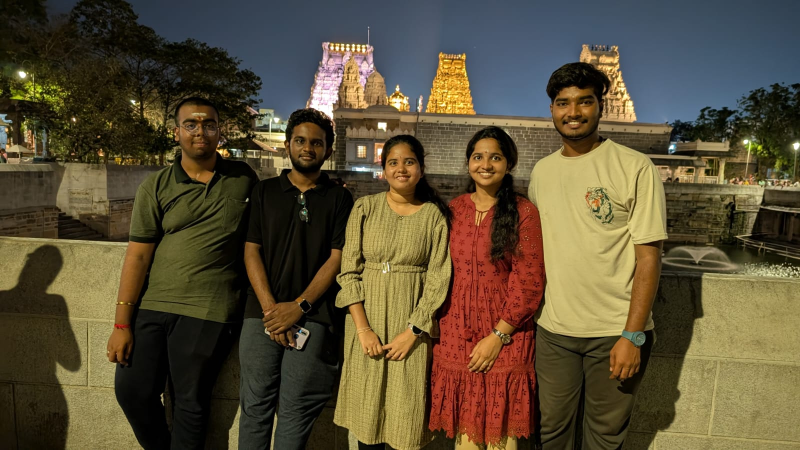
#> input picture coding/PYTHON/JUST LEARNING THINGS/your_image.jpg, 1600 x 900 px (shown at 1/2 size)
$ python gib.py
#> lines starting #> are read from the running program, lines starting #| are printed output that depends on the picture
import requests
from PIL import Image, ImageFilter
import io
import os


def apply_style(image_path, api_key):
    """Apply style transfer using the DeepAI API."""
#> (the call stopped at in apply_style, `response = requests.post(api_url, files={'image': image_data}, headers..`: requests is not available in this run)
    api_url = 'https://api.deepai.org/api/fast-style-transfer'

    if not os.path.exists(image_path):
        print(f"Error: The file '{image_path}' does not exist.")
        return None

    try:
        with open(image_path, 'rb') as image_file:
            image_data = image_file.read()

        headers = {'api-key': api_key}
        response = requests.post(api_url, files={'image': image_data}, headers=headers)

        if response.status_code == 200:
            result_url = response.json().get('output_url')
            if result_url:
                response = requests.get(result_url)
                img = Image.open(io.BytesIO(response.content))
                img.show()
                return img
            else:
                print("Error: No output URL received from API.")
        else:
            print(f"Error {response.status_code}: {response.text}")
    except Exception as e:
        print(f"Error in style transformation: {e}")
    return None


def apply_pixel_art(image_path):
    """Apply a pixel art effect to the image."""
#> called with image_path = 'your_image.jpg'
    try:
        image = Image.open(image_path)
#> image is the input picture: PIL image 1600x900 RGB; mean R, G, B 90.8, 78.8, 54.1
        scale_factor = 10

        if image.width < scale_factor or image.height < scale_factor:
            print("Warning: Image is too small for effective pixelation.")
            return image

        image = image.resize((image.width // scale_factor, image.height // scale_factor), Image.NEAREST)
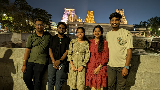
#> image: PIL image 160x90 RGB; mean R, G, B 90.7, 78.7, 53.8
        image = image.resize((image.width * scale_factor, image.height * scale_factor), Image.NEAREST)
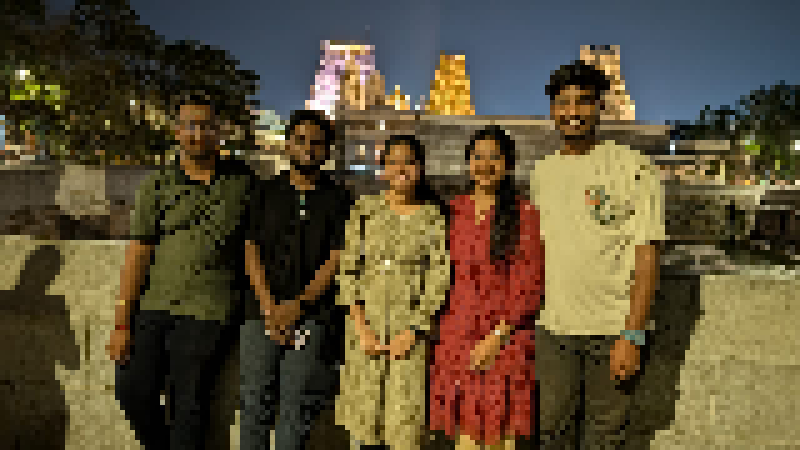
#> image: PIL image 1600x900 RGB (shown at 1/2 size); mean R, G, B 90.7, 78.7, 53.8
        image.show()
        return image
    except Exception as e:
        print(f"Error in Pixel Art transformation: {e}")
        return None


def apply_watercolor(image_path):
    """Apply a simple watercolor effect using PIL."""
#> called with image_path = 'your_image.jpg'
    try:
        image = Image.open(image_path)
        image = image.filter(ImageFilter.GaussianBlur(radius=5))
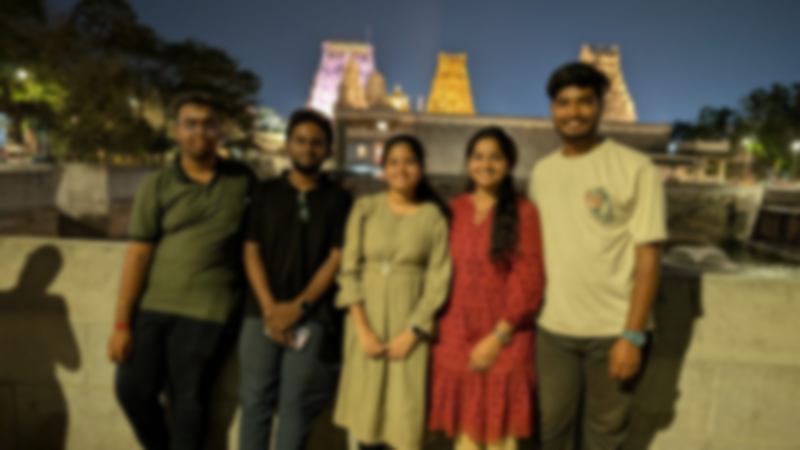
#> image: PIL image 1600x900 RGB (shown at 1/2 size); mean R, G, B 90.8, 78.8, 54.1
        image.show()
        return image
    except Exception as e:
        print(f"Error in Watercolor transformation: {e}")
        return None


def convert_image_styles(image_path, api_key):
    """Apply multiple styles to an image."""
    print("Applying Ghibli style...")
    apply_style(image_path, api_key)

    print("Applying Pixel Art effect...")
    apply_pixel_art(image_path)

    print("Applying Watercolor effect...")
    apply_watercolor(image_path)


if __name__ == '__main__':
    image_path = 'your_image.jpg'  # Replace with actual image path
    api_key = 'your_actual_api_key_here'  # Replace with a valid API key

    if os.path.exists(image_path):
        convert_image_styles(image_path, api_key)
    else:
        print(f"Error: The file '{image_path}' does not exist.")
